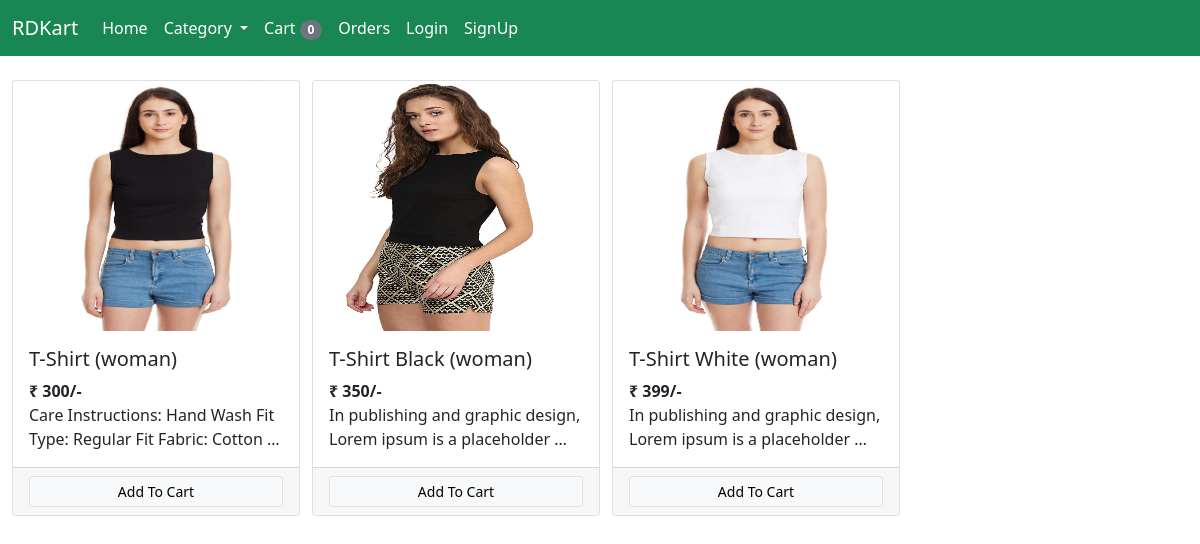
The app's page /?category=2 with its own data.
### store/models/product.py (models this page shows, shortened)
class Product(models.Model):
    name = models.CharField(max_length=50)
    price = models.IntegerField(default=0)
    category = models.ForeignKey(Category, on_delete=models.CASCADE)
    description = models.TextField(max_length=500,default='')
    qty = models.IntegerField(default=0)
    image = models.ImageField(upload_to='products/')
    @staticmethod
    def get_all_products_by_categoryid(category_id):
        if category_id:
            return Product.objects.filter(category=category_id)
        else:
            return Product.get_all_products()

### store/models/category.py (models this page shows)
class Category(models.Model):
    name = models.CharField(max_length=30)
    def __str__(self):
        return self.name

### store/views/home.py (the view, shortened to what this page needs)
# urls.py: path('', Index.as_view(), name='home'),
class Index(View):
    def get(self,request):
        cart = request.session.get('cart')
        if not cart:
            request.session['cart'] = {}
        products = ''
        cate = Category.objects.all()
        categoryID = request.GET.get('category')
        if categoryID:
            products = Product.get_all_products_by_categoryid(categoryID)
        else:
            products = Product.get_all_products()
        context = {'products': products, 'category': cate}
        print('get user : ', request.session.get('email'))
        return render(request,'index.html',context)

### store/templatetags/cart.py (called while the page is built)
@register.filter(name='is_in_cart')
def is_in_cart(product, cart):
    keys = cart.keys()
    for i in keys:
        if int(i) == product.id:
            return True
    return False

@register.filter(name='currency')
def currency(number):
    return '₹ ' + str(number)

### store/templates/index.html (shortened to what this page needs)
{% include 'base.html' %}
{% load cart %}
  {% block body %}
    <section class="container-fluid">
        <div class="row row-cols-1 row-cols-sm-4 gy-5">
                {% for product in products %}
                    <div class="col">
                        <div class="card" style="width: 18rem;" id="{{product.id}}">
                            <a class="text-center" href="#"><img src="{{product.image.url}}" class="card-img-top img-fluid" alt="..."></a>
                            <div class="card-body">
                                <h5 class="card-title">{{product.name}} ({{product.category}})</h5>
                                <b class="card-title">{{product.price|currency}}/-</b>
                                <p class="card-text">{{product.description|truncatewords:"10"}}</p>
                            </div>
                                <div class="card-footer row g-0">
                                    {% if product|is_in_cart:request.session.cart %}
                                        <div class="row g-0">
                                            <form action="/#{{product.id}}" method='POST' class='col-2'>
                                                {% csrf_token %}
                                                <input hidden type="text" value='{{product.id}}' name='product_name'>
                                                <input hidden type="text" value='remove' name='product_remove'>
                                                <input type="submit" value=" - " class=' btn btn-sm btn-secondary'>
                                            </form>
                                            <div class='text-center col'>{{product|cart_quantity:request.session.cart}} in cart</div>
                                            <form action="/#{{product.id}}" method='POST' class='col-2'>
                                                {% csrf_token %}
                                                <input hidden type="text" value='{{product.id}}' name='product_name'>
                                                <input type="submit" value=" + " class=' btn btn-sm btn-secondary'>
                                            </form>
                                        </div>
                                    {% else %}
                                        <form action="/#{{product.id}}" method='POST' class="btn-block">
                                            <input type='submit' value="Add To Cart" class="btn form-control btn-sm btn-light border">
                                        </form>
                                    {% endif %}
                                </div>
                        </div>
                    </div>
                {% endfor %}
        </div>
    </section>
  {% endblock body %}

### store/templates/base.html (style rules this page uses)
.card-img-top { height:250px; }

### records on screen
Product: image (picture), name "T-Shirt", category "woman", price "₹ 300", description "Care Instructions: Hand Wash Fit Type: Regular Fit Fabric: Cotton …"
Product: image (picture), name "T-Shirt Black", category "woman", price "₹ 350", description "In publishing and graphic design, Lorem ipsum is a placeholder …"
Product: image (picture), name "T-Shirt White", category "woman", price "₹ 399", description "In publishing and graphic design, Lorem ipsum is a placeholder …"

### other values on screen
{{ request.session.cart.keys|length }} "0"
